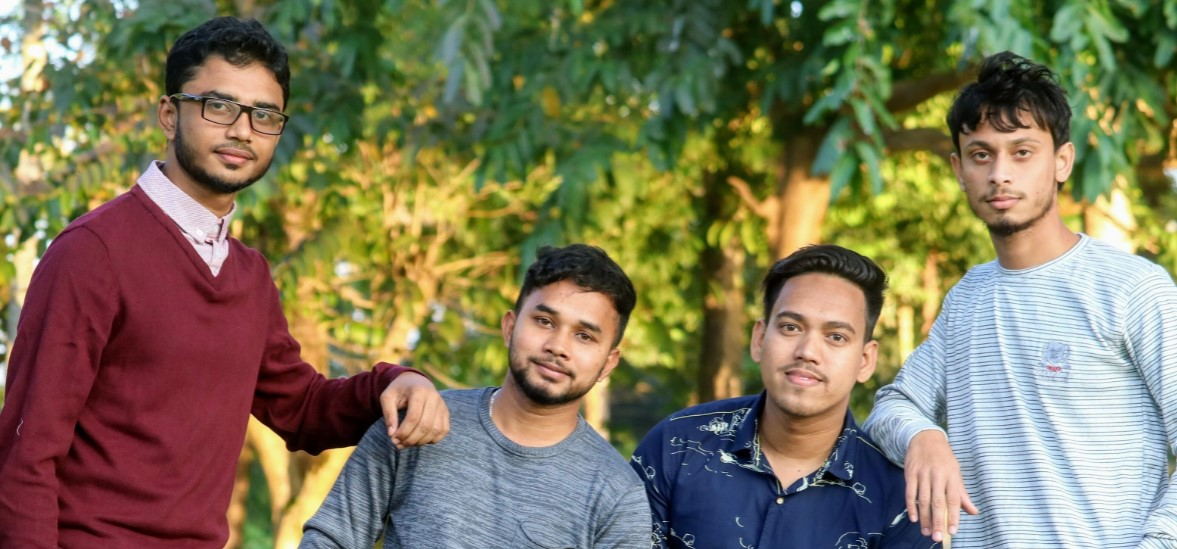
#> input picture Project1/image_examples/multipleFace3.jpg, 1177 x 549 px, found by its file name
$ python multipleFaceDetection.py
#> lines starting #> are read from the running program, lines starting #| are printed output that depends on the picture; after the words box and inside, x2 and y2 are one past the last pixel; in counts of white or black regions, pixels touching at a corner belong together
import cv2

face_classifier = cv2.CascadeClassifier("Haarcascades/haarcascade_frontalface_default.xml")

# color_img = cv2.imread(filename="image_example/Trump.jpg")
color_img = cv2.imread(filename="image_example/multipleFace3.jpg")
#> color_img is the input picture: shape (549, 1177, 3); mean B, G, R 89.2, 117.8, 124.3

gray_img = cv2.cvtColor(src=color_img, code=cv2.COLOR_BGR2GRAY)
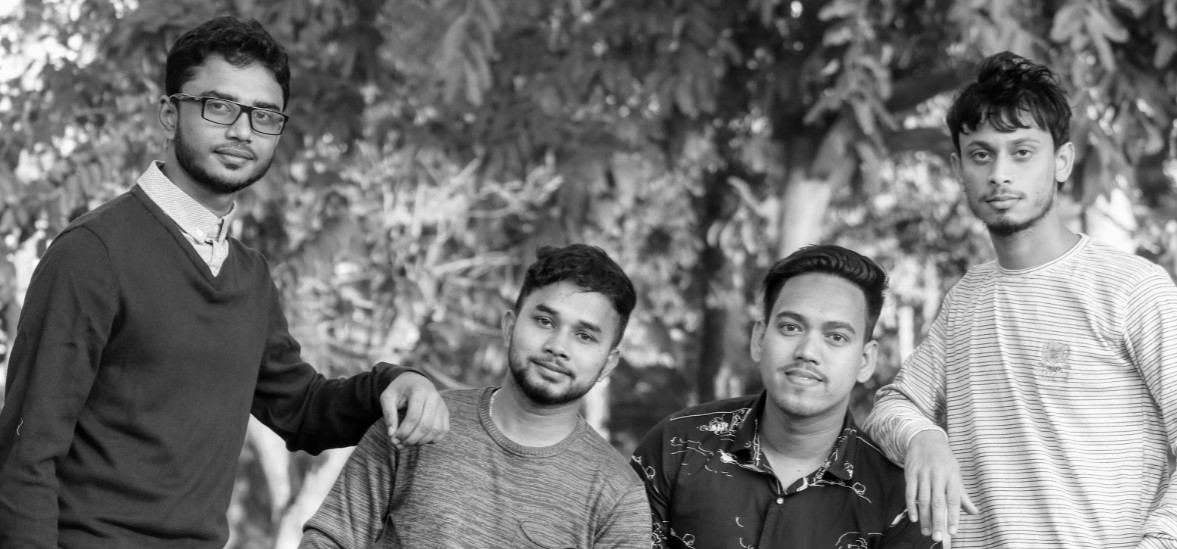
#> gray_img: shape (549, 1177); min 0, max 254, mean 116.5


faces = face_classifier.detectMultiScale(image=gray_img, scaleFactor=1.3, minNeighbors=5)
#> faces = [[170, 62, 128, 128], [750, 280, 127, 127], [946, 111, 116, 116], [496, 272, 137, 137]]

# we iterate through our faces array and draw a rectangle
# over each face in faces
for (x, y, width, height) in faces:
    cv2.rectangle(img=color_img, pt1=(x, y), pt2=(x + width, y + height), color=(127, 0, 255), thickness=2)
#> this loop made 4 passes
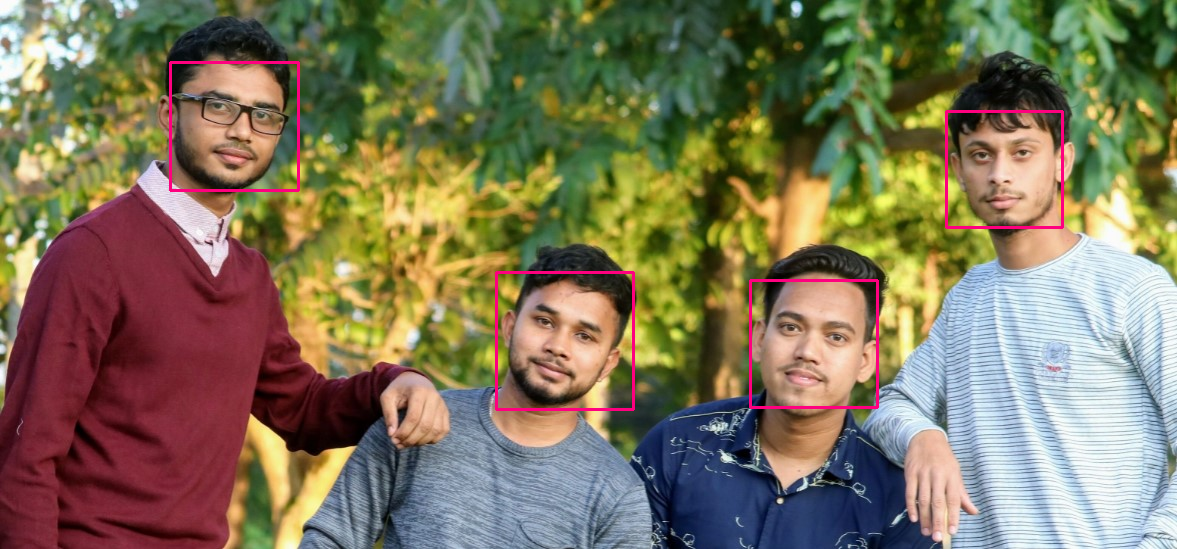
#> color_img: shape (549, 1177, 3); 0.94% of pixels changed, all inside (x1, y1, x2, y2) = (169, 61, 1064, 411)

cv2.imshow("Face Detection", color_img)
cv2.waitKey()

cv2.destroyAllWindows()

$ run again, with Practice/image_example/Trump.jpg copied over Project1/image_examples/multipleFace3.jpg
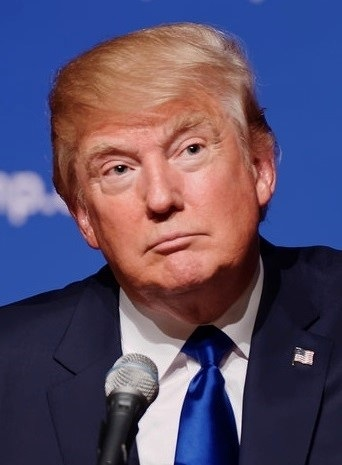
#> input picture Practice/image_example/Trump.jpg, 342 x 465 px, found by its file name
#> color_img is the input picture: shape (465, 342, 3); mean B, G, R 104.9, 77.8, 89.5
#> `gray_img = cv2.cvtColor(src=color_img, code=cv2.COLOR_BGR2GRAY)`:
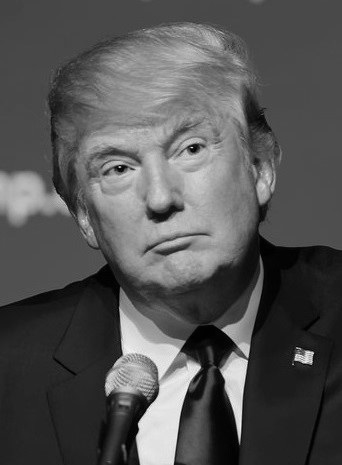
#> gray_img: shape (465, 342); min 0, max 252, mean 84.4
#> faces = [[53, 70, 215, 215]]
#> the loop `for (x, y, width, height) in faces:` made 1 pass
#> after the loop `for (x, y, width, height) in faces:`:
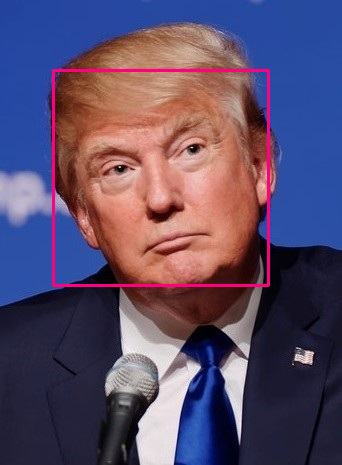
#> color_img: shape (465, 342, 3); 1.62% of pixels changed, all inside (x1, y1, x2, y2) = (52, 69, 270, 287)

$ run again, with Project1/image_examples/multipleFace1.jpg copied over Project1/image_examples/multipleFace3.jpg
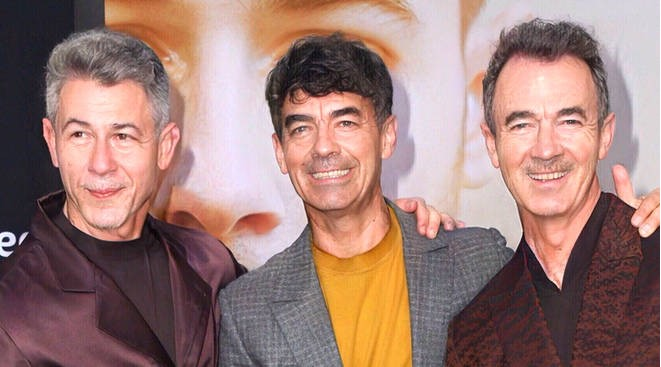
#> input picture Project1/image_examples/multipleFace1.jpg, 661 x 367 px, found by its file name
#> color_img is the input picture: shape (367, 661, 3); mean B, G, R 118.4, 124.6, 157.6
#> `gray_img = cv2.cvtColor(src=color_img, code=cv2.COLOR_BGR2GRAY)`:
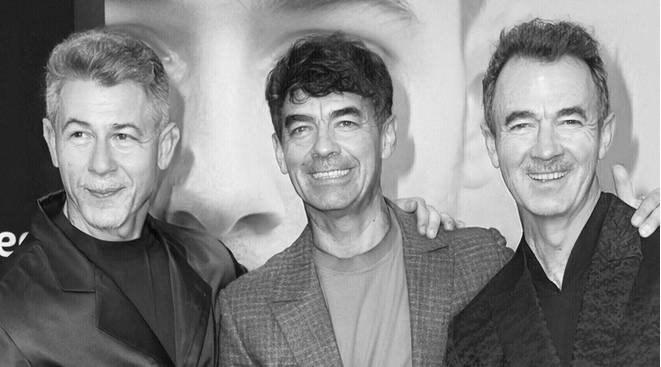
#> gray_img: shape (367, 661); min 3, max 255, mean 133.8
#> faces = [[482, 69, 132, 132], [39, 84, 128, 128], [257, 71, 138, 138], [300, 220, 116, 116]]
#> the loop `for (x, y, width, height) in faces:` made 4 passes
#> after the loop `for (x, y, width, height) in faces:`:
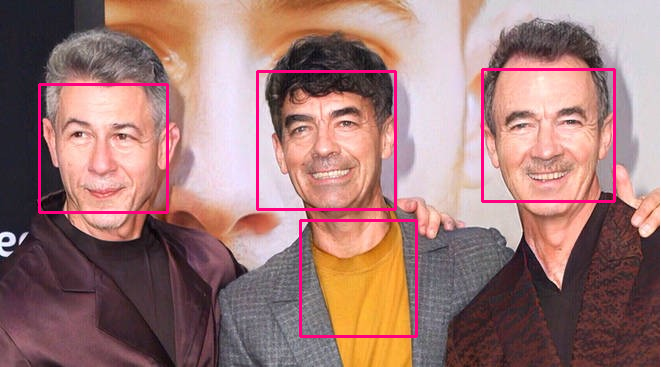
#> color_img: shape (367, 661, 3); 2.54% of pixels changed, all inside (x1, y1, x2, y2) = (38, 68, 616, 338)

$ run again, with Project1/image_examples/multipleFace2.jpg copied over Project1/image_examples/multipleFace3.jpg
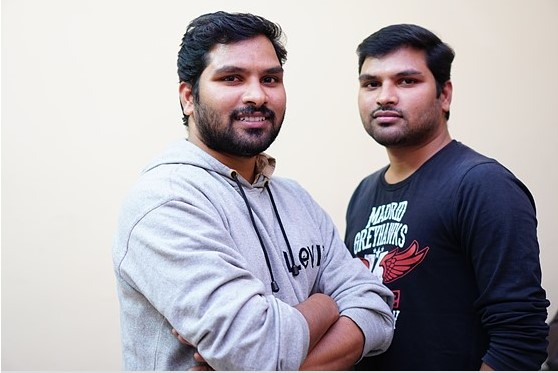
#> input picture Project1/image_examples/multipleFace2.jpg, 558 x 373 px, found by its file name
#> color_img is the input picture: shape (373, 558, 3); mean B, G, R 174.1, 168.1, 172.3
#> `gray_img = cv2.cvtColor(src=color_img, code=cv2.COLOR_BGR2GRAY)`:
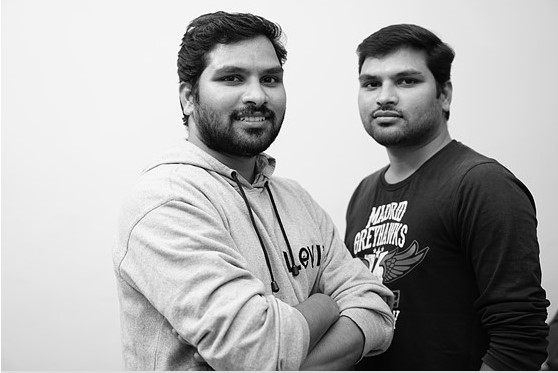
#> gray_img: shape (373, 558); min 0, max 255, mean 170.1
#> faces = [[342, 47, 90, 90], [198, 37, 109, 109]]
#> the loop `for (x, y, width, height) in faces:` made 2 passes
#> after the loop `for (x, y, width, height) in faces:`:
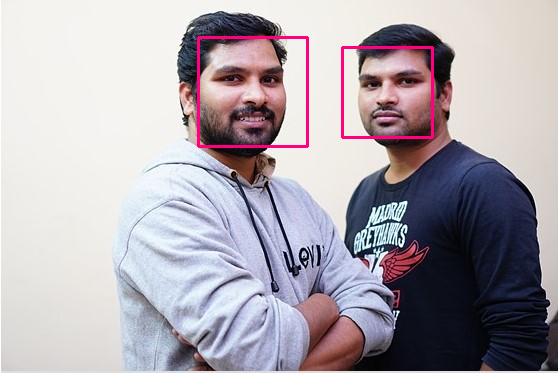
#> color_img: shape (373, 558, 3); 1.14% of pixels changed, all inside (x1, y1, x2, y2) = (197, 36, 434, 148)
